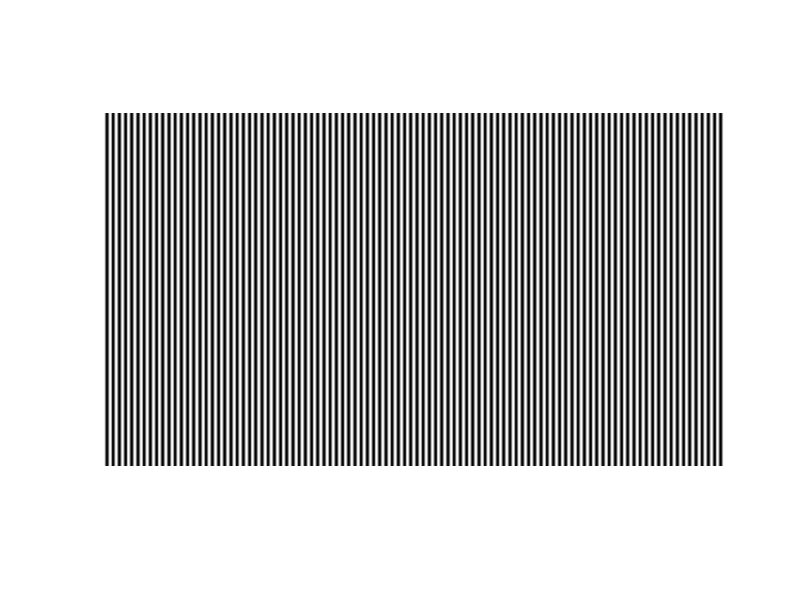
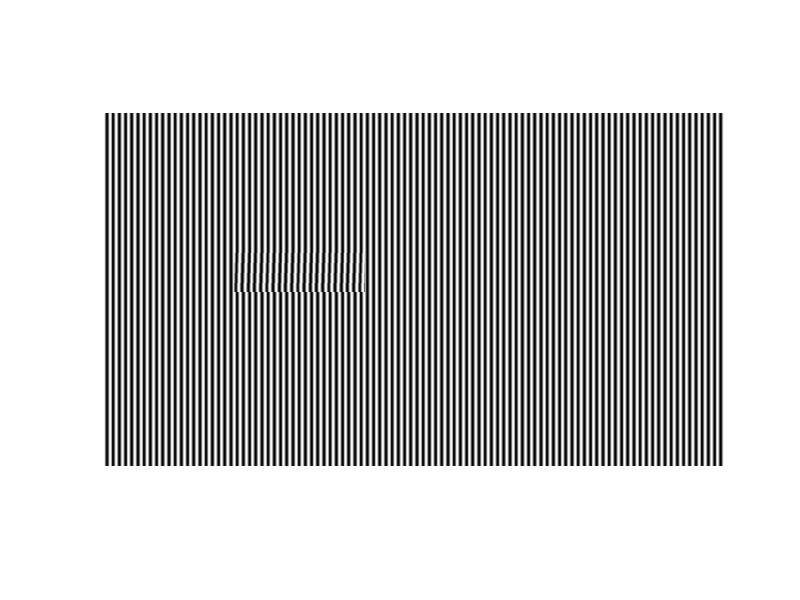

These figures' MATLAB source, in order:
% generateTestPair
% Generates a fringe pattern and a distorted fringe pattern to test an
% implementation of FTP

% set the test you want to generate
im_test = 2;

refim = 1:(1920/100);
refim = 0.5 + 0.5 * cos(2*pi*(refim/1920)*100);
refim = repmat(refim,1080,100);

figure;
imshow(refim)

switch im_test
    case 1
        dataim = refim;
        shift = dataim(400:600,400:600);
        for i=1:1
            dataim(400:600,(400-i):(600-i)) = shift;
        end
    case 2
        dataim = refim;
        for i=1:4
            dataim((400+30*i):(429+30*i),400:800) = dataim((400+30*i):(429+30*i),(400+i):(800+i));
        end
end

figure;
imshow(dataim)

imwrite(dataim,'dataim.png')
imwrite(refim,'refim.png')
